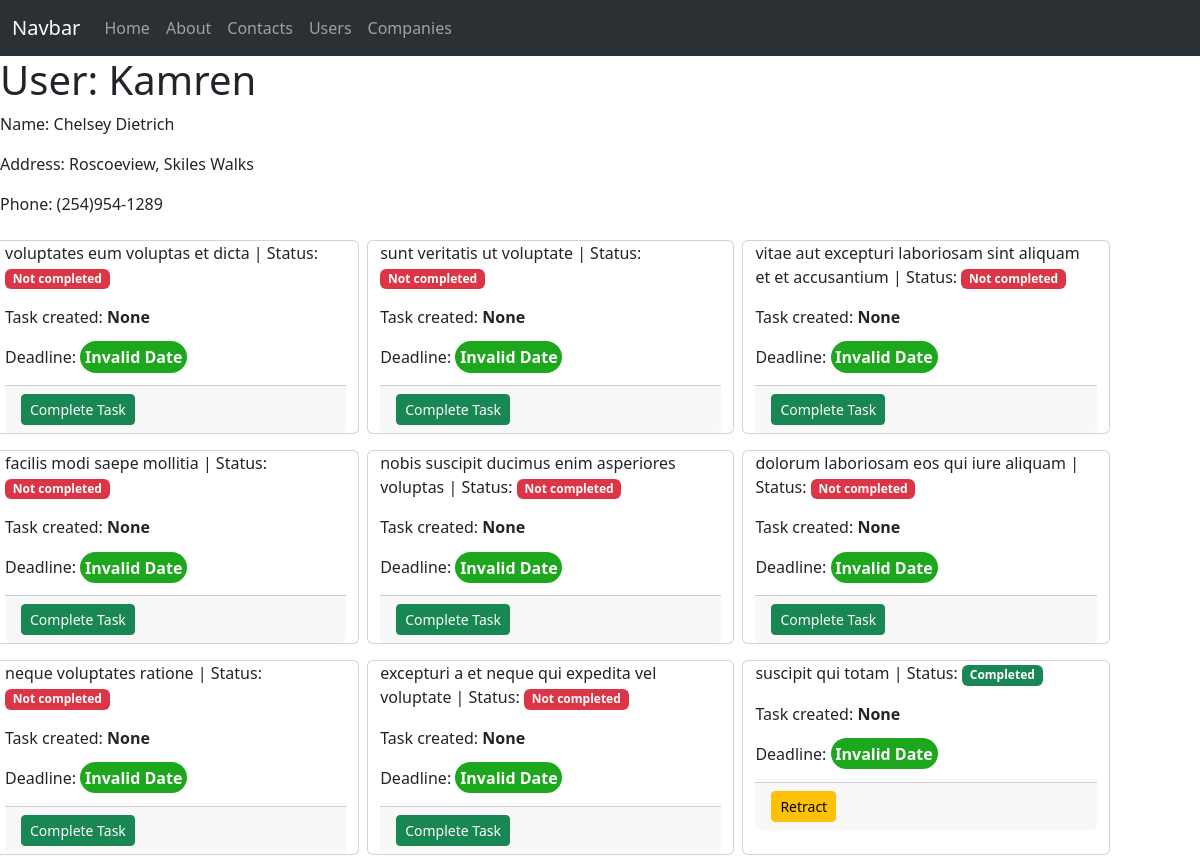
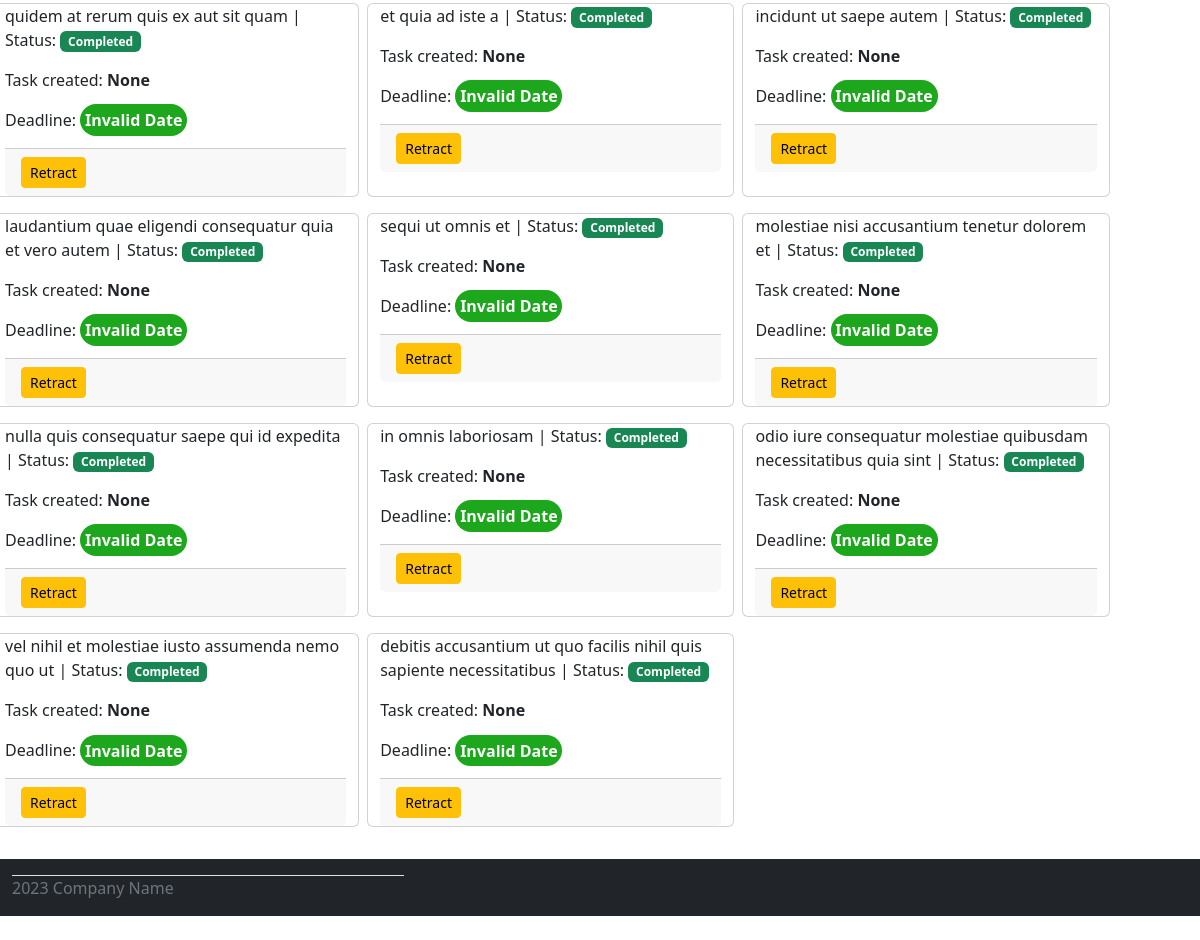
The app's page /users/5 with its own data (2 pictures, top to bottom).
### models.py (models this page shows)
class User(db.Model):
    id = db.Column(db.Integer, primary_key=True)
    name = db.Column(db.String(80), index=True)
    username = db.Column(db.String(80), index=True, unique=True)
    email = db.Column(db.String(255), index=True, unique=True)
    street = db.Column(db.String(255))
    city = db.Column(db.String(255), index=True)
    phone = db.Column(db.String(255))
    company_id = db.Column(db.Integer, db.ForeignKey('company.id'))

class ToDo(db.Model):
    id = db.Column(db.Integer, primary_key=True)
    title = db.Column(db.String(255))
    user_id = db.Column(db.Integer, db.ForeignKey('user.id'))
    created_at = db.Column(db.DateTime, default='2024-01-05 12:00:00')
    deadline = db.Column(db.DateTime)
    completed = db.Column(db.Boolean, index=True, default=False)

### routes.py (the view)
@app.route('/users/<id>')
def user(id):
    instance = User.query.get(id)
    user_todos = ToDo.query.filter_by(user_id=id).order_by('completed')
    return render_template('user_page.html', title="О пользователе",
                           user=instance, todos=user_todos)

### templates/user_page.html (shortened to what this page needs)
{% extends 'base.html' %}
{% block content %}
    {% if user %}
        <h1>User: {{ user.username }}</h1>
        <p>Name: {{ user.name }}</p>
        <p>Address: {{ user.city }}, {{ user.street }}</p>
        <p>Phone: {{ user.phone }}</p>
    {% endif %}
    <div class="row">
        {% for todo in todos %}
            <div class="card mx-1 my-2 task-card" style="width: 30%">
                <p>{{ todo.title }} | Status:
                {% if todo.completed %}
                    <span class="badge bg-success">Completed</span>
                {% else %}
                    <span class="badge bg-danger">Not completed</span>
                {% endif %}</p>
                <p>Task created: <b>{{ todo.created_at }}</b></p>
                <p>Deadline: <b class="deadline">{{ todo.deadline }}</b></p>
                <div class="card-footer">
                    {% if todo.completed %}
                        <a href="../todos/{{ todo.id }}/not-completed" class="btn btn-warning btn-sm">Retract</a>
                    {% else %}
                        <a href="../todos/{{ todo.id }}/completed" class="btn btn-success btn-sm">Complete Task</a>
                    {% endif %}
                </div>
            </div>
        {% endfor %}
    </div>
{% endblock %}

### static/style.css (style rules this page uses)
.row { display: flex; flex-direction: row; flex-wrap: wrap; }
.text-green { background: #1ca71c; color: #fff; font-weight: bold; padding: 0.3em; border-radius: 20px; }

### records on screen
User: username "Kamren", name "Chelsey Dietrich", city "Roscoeview", street "Skiles Walks", phone "(254)954-1289"
ToDo: title "voluptates eum voluptas et dicta", completed "Not completed", created_at "None"
ToDo: title "sunt veritatis ut voluptate", completed "Not completed", created_at "None"
ToDo: title "vitae aut excepturi laboriosam sint aliquam et et accusantium", completed "Not completed", created_at "None"
ToDo: title "facilis modi saepe mollitia", completed "Not completed", created_at "None"
ToDo: title "nobis suscipit ducimus enim asperiores voluptas", completed "Not completed", created_at "None"
ToDo: title "dolorum laboriosam eos qui iure aliquam", completed "Not completed", created_at "None"
ToDo: title "neque voluptates ratione", completed "Not completed", created_at "None"
ToDo: title "excepturi a et neque qui expedita vel voluptate", completed "Not completed", created_at "None"
ToDo: title "suscipit qui totam", completed "Completed", created_at "None"
ToDo: title "quidem at rerum quis ex aut sit quam", completed "Completed", created_at "None"
ToDo: title "et quia ad iste a", completed "Completed", created_at "None"
ToDo: title "incidunt ut saepe autem", completed "Completed", created_at "None"
ToDo: title "laudantium quae eligendi consequatur quia et vero autem", completed "Completed", created_at "None"
ToDo: title "sequi ut omnis et", completed "Completed", created_at "None"
ToDo: title "molestiae nisi accusantium tenetur dolorem et", completed "Completed", created_at "None"
ToDo: title "nulla quis consequatur saepe qui id expedita", completed "Completed", created_at "None"
ToDo: title "in omnis laboriosam", completed "Completed", created_at "None"
ToDo: title "odio iure consequatur molestiae quibusdam necessitatibus quia sint", completed "Completed", created_at "None"
ToDo: title "vel nihil et molestiae iusto assumenda nemo quo ut", completed "Completed", created_at "None"
ToDo: title "debitis accusantium ut quo facilis nihil quis sapiente necessitatibus", completed "Completed", created_at "None"
